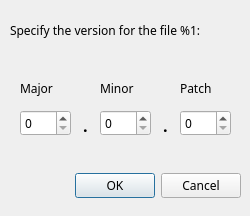
<?xml version="1.0" encoding="UTF-8"?>
<ui version="4.0">
 <class>VersionDlg</class>
 <widget class="QDialog" name="VersionDlg">
  <property name="geometry">
   <rect>
    <x>0</x>
    <y>0</y>
    <width>250</width>
    <height>216</height>
   </rect>
  </property>
  <property name="sizePolicy">
   <sizepolicy hsizetype="Fixed" vsizetype="Fixed">
    <horstretch>0</horstretch>
    <verstretch>0</verstretch>
   </sizepolicy>
  </property>
  <property name="maximumSize">
   <size>
    <width>370</width>
    <height>216</height>
   </size>
  </property>
  <property name="font">
   <font>
    <family>Sans Serif</family>
   </font>
  </property>
  <property name="windowTitle">
   <string>Set version</string>
  </property>
  <property name="windowIcon">
   <iconset resource="../icon/icon.qrc">
    <normaloff>:/icon/gridsmall.png</normaloff>:/icon/gridsmall.png</iconset>
  </property>
  <widget class="QDialogButtonBox" name="buttonBox">
   <property name="geometry">
    <rect>
     <x>20</x>
     <y>170</y>
     <width>221</width>
     <height>32</height>
    </rect>
   </property>
   <property name="orientation">
    <enum>Qt::Horizontal</enum>
   </property>
   <property name="standardButtons">
    <set>QDialogButtonBox::Cancel|QDialogButtonBox::Ok</set>
   </property>
  </widget>
  <widget class="QLabel" name="label">
   <property name="geometry">
    <rect>
     <x>10</x>
     <y>10</y>
     <width>231</width>
     <height>41</height>
    </rect>
   </property>
   <property name="font">
    <font>
     <family>Sans Serif</family>
     <pointsize>9</pointsize>
    </font>
   </property>
   <property name="text">
    <string>Specify the version for the file %1:</string>
   </property>
   <property name="wordWrap">
    <bool>true</bool>
   </property>
  </widget>
  <widget class="QLabel" name="label_2">
   <property name="geometry">
    <rect>
     <x>20</x>
     <y>80</y>
     <width>51</width>
     <height>17</height>
    </rect>
   </property>
   <property name="font">
    <font>
     <family>Sans Serif</family>
     <pointsize>9</pointsize>
    </font>
   </property>
   <property name="text">
    <string>Major</string>
   </property>
  </widget>
  <widget class="QLabel" name="label_3">
   <property name="geometry">
    <rect>
     <x>100</x>
     <y>80</y>
     <width>51</width>
     <height>17</height>
    </rect>
   </property>
   <property name="font">
    <font>
     <family>Sans Serif</family>
     <pointsize>9</pointsize>
    </font>
   </property>
   <property name="text">
    <string>Minor</string>
   </property>
  </widget>
  <widget class="QLabel" name="label_4">
   <property name="geometry">
    <rect>
     <x>180</x>
     <y>80</y>
     <width>41</width>
     <height>17</height>
    </rect>
   </property>
   <property name="font">
    <font>
     <family>Sans Serif</family>
     <pointsize>9</pointsize>
    </font>
   </property>
   <property name="text">
    <string>Patch</string>
   </property>
  </widget>
  <widget class="QSpinBox" name="major">
   <property name="geometry">
    <rect>
     <x>20</x>
     <y>110</y>
     <width>51</width>
     <height>26</height>
    </rect>
   </property>
   <property name="font">
    <font>
     <family>Sans Serif</family>
     <pointsize>9</pointsize>
    </font>
   </property>
   <property name="maximum">
    <number>255</number>
   </property>
  </widget>
  <widget class="QSpinBox" name="minor">
   <property name="geometry">
    <rect>
     <x>100</x>
     <y>110</y>
     <width>51</width>
     <height>26</height>
    </rect>
   </property>
   <property name="font">
    <font>
     <family>Sans Serif</family>
     <pointsize>9</pointsize>
    </font>
   </property>
   <property name="maximum">
    <number>255</number>
   </property>
  </widget>
  <widget class="QSpinBox" name="patch">
   <property name="geometry">
    <rect>
     <x>180</x>
     <y>110</y>
     <width>51</width>
     <height>26</height>
    </rect>
   </property>
   <property name="font">
    <font>
     <family>Sans Serif</family>
     <pointsize>9</pointsize>
    </font>
   </property>
   <property name="maximum">
    <number>255</number>
   </property>
  </widget>
  <widget class="QLabel" name="label_5">
   <property name="geometry">
    <rect>
     <x>70</x>
     <y>110</y>
     <width>31</width>
     <height>31</height>
    </rect>
   </property>
   <property name="font">
    <font>
     <family>Sans Serif</family>
     <pointsize>12</pointsize>
     <bold>true</bold>
    </font>
   </property>
   <property name="text">
    <string>.</string>
   </property>
   <property name="alignment">
    <set>Qt::AlignCenter</set>
   </property>
  </widget>
  <widget class="QLabel" name="label_6">
   <property name="geometry">
    <rect>
     <x>150</x>
     <y>110</y>
     <width>31</width>
     <height>31</height>
    </rect>
   </property>
   <property name="font">
    <font>
     <family>Sans Serif</family>
     <pointsize>12</pointsize>
     <bold>true</bold>
    </font>
   </property>
   <property name="text">
    <string>.</string>
   </property>
   <property name="alignment">
    <set>Qt::AlignCenter</set>
   </property>
  </widget>
 </widget>
 <resources>
  <include location="../icon/icon.qrc"/>
 </resources>
 <connections>
  <connection>
   <sender>buttonBox</sender>
   <signal>accepted()</signal>
   <receiver>VersionDlg</receiver>
   <slot>accept()</slot>
   <hints>
    <hint type="sourcelabel">
     <x>248</x>
     <y>254</y>
    </hint>
    <hint type="destinationlabel">
     <x>157</x>
     <y>274</y>
    </hint>
   </hints>
  </connection>
  <connection>
   <sender>buttonBox</sender>
   <signal>rejected()</signal>
   <receiver>VersionDlg</receiver>
   <slot>reject()</slot>
   <hints>
    <hint type="sourcelabel">
     <x>316</x>
     <y>260</y>
    </hint>
    <hint type="destinationlabel">
     <x>286</x>
     <y>274</y>
    </hint>
   </hints>
  </connection>
 </connections>
</ui>
